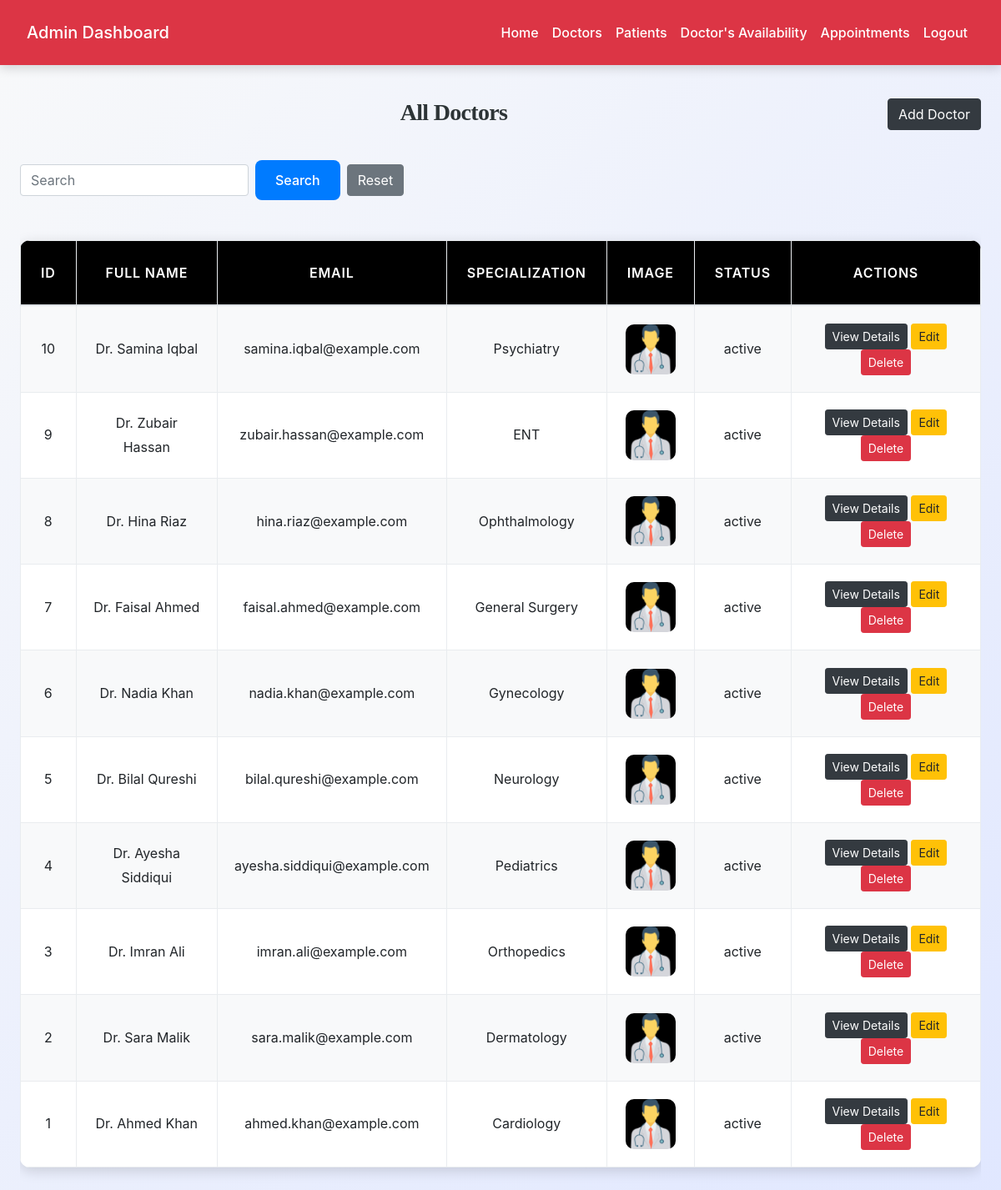
Screenshot of /admin/view_doctors.php (signed in) with the database file from the repository.
### tables this page shows
CREATE TABLE `doctors` (
  `doctor_id` int(11) NOT NULL,
  `full_name` varchar(100) NOT NULL,
  `email` varchar(100) NOT NULL,
  `password` varchar(255) NOT NULL,
  `phone` varchar(20) DEFAULT NULL,
  `specialization` varchar(100) DEFAULT NULL,
  `qualification` varchar(100) DEFAULT NULL,
  `experience_years` int(11) DEFAULT NULL,
  `consultation_fee` decimal(10,2) DEFAULT NULL,
  `profile_image` varchar(255) DEFAULT NULL,
  `bio` text DEFAULT NULL,
  `status` enum('active','inactive','on_leave') DEFAULT 'active',
  `rating` decimal(2,1) DEFAULT 0.0,
  `location` varchar(255) DEFAULT NULL,
  `created_at` datetime DEFAULT current_timestamp(),
  `updated_at` datetime DEFAULT current_timestamp() ON UPDATE current_timestamp()
);

### admin/view_doctors.php (the view, shortened to what this page needs)
<?php
include('config.php');
$search = isset($_GET['search']) ? $conn->real_escape_string($_GET['search']) : '';
$query = "SELECT * FROM doctors";
$query .= " ORDER BY doctor_id DESC";
$res = $conn->query($query);
?>
<!DOCTYPE html>
<html>
<head>
    <link rel="stylesheet" href="https://stackpath.bootstrapcdn.com/bootstrap/4.5.2/css/bootstrap.min.css">
    <link rel="stylesheet" href="../css/style.css">
</head>
<body>
<?php include('admin_navbar.php'); ?>
<div class="container mt-4">
    <a href="add_doctor.php" class="btn btn-dark float-right">Add Doctor</a>
    <h3>All Doctors</h3>
    <form method="GET" class="form-inline mb-3">
        <input type="text" name="search" placeholder="Search" value="<?php echo htmlspecialchars($search); ?>" class="form-control mr-2">
        <button class="btn btn-primary">Search</button>
        <a href="view_doctors.php" class="btn btn-secondary ml-2">Reset</a>
    </form>
    <div class="table-responsive">
        <table class="table table-bordered table-hover">
            <thead>
                <tr>
                    <th>ID</th>
                    <th>Full Name</th>
                    <th>Email</th>
                    <th>Specialization</th>
                    <th>Image</th>
                    <th>Status</th>
                    <th>Actions</th>
                </tr>
            </thead>
            <tbody>
                <?php
                if ($res->num_rows > 0) {
                    while ($row = $res->fetch_assoc()) {
                        echo "<tr>
                            <td>{$row['doctor_id']}</td>
                            <td>{$row['full_name']}</td>
                            <td>{$row['email']}</td>
                            <td>{$row['specialization']}</td>
                            <td>";
                        if (!empty($row['profile_image']) && file_exists($row['profile_image'])) {
                            echo "<img src='{$row['profile_image']}' width='60'>";
                        } else {
                            echo "No Image";
                        }
                        echo "</td>
                            <td>{$row['status']}</td>
                            <td>
                                <a href='view_doctor_details.php?id={$row['doctor_id']}' class='btn btn-dark btn-sm'>View Details</a>
                                <a href='edit_doctor.php?id={$row['doctor_id']}' class='btn btn-warning btn-sm'>Edit</a>
                                <a href='view_doctors.php?delete_id={$row['doctor_id']}' onclick=\"return confirm('Delete this doctor?');\" class='btn btn-danger btn-sm'>Delete</a>
                            </td>
                        </tr>";
                    }
                } else {
                    echo "<tr><td colspan='9' class='text-center'>No doctors found.</td></tr>";
                }
                ?>
            </tbody>
        </table>
    </div>
</div>
</body>
</html>

### css/style.css (style rules this page uses)
:root { --primary: #007bff; --secondary: #6c757d; --success: #28a745; --info: #17a2b8; --warning: #ffc107; --danger: #dc3545; --light: #f8f9fa; --dark: #2d3436; --accent: #ff6f61; --highlight: #6f42c1; --shadow: rgba(0, 0, 0, 0.15); --transition: all 0.3s ease-in-out; }
body { font-family: 'Inter', 'Segoe UI', Tahoma, Geneva, Verdana, sans-serif; background: linear-gradient(135deg, var(--light) 0%, #e0e7ff 100%); color: var(--dark); line-height: 1.8; margin: 0; padding: 0; min-height: 100vh; font-size: 16px; }
h1, h2, h3, h4 { text-align: center; margin: 2.5rem 0; font-family: 'Georgia', 'Times New Roman', serif; color: var(--dark); font-weight: 700; letter-spacing: -0.025em; }
h3 { font-size: 1.75rem; }
.container { max-width: 1200px; margin: 0 auto 3rem; padding: 0 1.5rem; }
.table { width: 100%; border-collapse: collapse; margin: 2rem 0; font-size: 1rem; background-color: #ffffff; border-radius: 12px; overflow: hidden; box-shadow: 0 4px 16px var(--shadow); transition: var(--transition); }
.table th, .table td { padding: 1.25rem; border: 1px solid #e9ecef; text-align: center; vertical-align: middle; }
.table thead th { background-color: rgb(0, 0, 0); color: white; font-weight: 600; text-transform: uppercase; letter-spacing: 0.05em; padding: 1.5rem; }
.table tbody tr { transition: var(--transition); }
.table tbody tr:nth-child(odd) { background-color: var(--light); }
.table img { max-width: 120px; max-height: 120px; border-radius: 10px; object-fit: cover; transition: var(--transition); }
.btn-primary { background-color: var(--primary); color: #fff; border: none; border-radius: 8px; padding: 0.75rem 1.5rem; font-size: 1rem; font-weight: 500; cursor: pointer; transition: var(--transition); display: inline-flex; align-items: center; justify-content: center; }
a { color: var(--primary); text-decoration: none; font-weight: 500; transition: var(--transition); }

### rows the page displays
doctors: doctor_id "10", full_name "Dr. Samina Iqbal", email "samina.iqbal@example.com", specialization "Psychiatry", profile_image (picture), status "active"
doctors: doctor_id "9", full_name "Dr. Zubair Hassan", email "zubair.hassan@example.com", specialization "ENT", profile_image (picture), status "active"
doctors: doctor_id "8", full_name "Dr. Hina Riaz", email "hina.riaz@example.com", specialization "Ophthalmology", profile_image (picture), status "active"
doctors: doctor_id "7", full_name "Dr. Faisal Ahmed", email "faisal.ahmed@example.com", specialization "General Surgery", profile_image (picture), status "active"
doctors: doctor_id "6", full_name "Dr. Nadia Khan", email "nadia.khan@example.com", specialization "Gynecology", profile_image (picture), status "active"
doctors: doctor_id "5", full_name "Dr. Bilal Qureshi", email "bilal.qureshi@example.com", specialization "Neurology", profile_image (picture), status "active"
doctors: doctor_id "4", full_name "Dr. Ayesha Siddiqui", email "ayesha.siddiqui@example.com", specialization "Pediatrics", profile_image (picture), status "active"
doctors: doctor_id "3", full_name "Dr. Imran Ali", email "imran.ali@example.com", specialization "Orthopedics", profile_image (picture), status "active"
doctors: doctor_id "2", full_name "Dr. Sara Malik", email "sara.malik@example.com", specialization "Dermatology", profile_image (picture), status "active"
doctors: doctor_id "1", full_name "Dr. Ahmed Khan", email "ahmed.khan@example.com", specialization "Cardiology", profile_image (picture), status "active"
